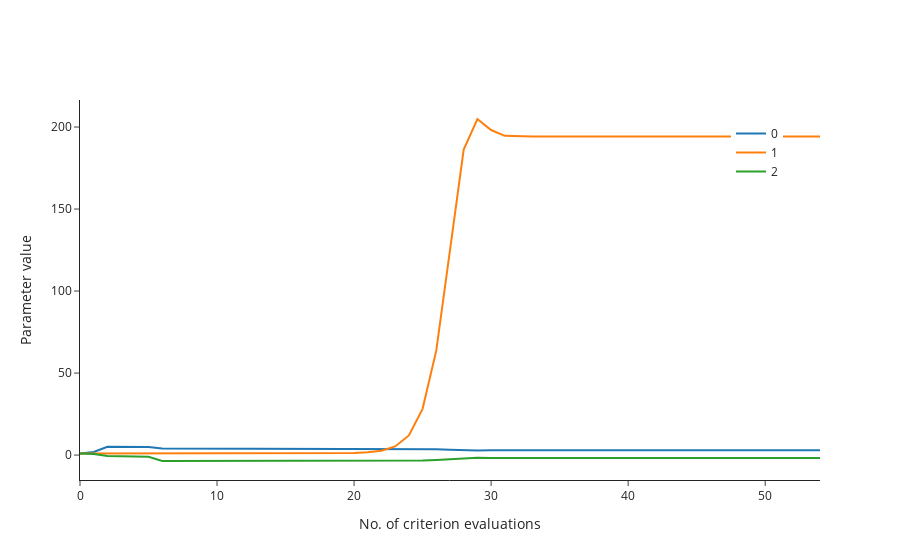

The notebook cell this image was saved under:
### Code cell
fig = em.params_plot(
    res,
    max_evaluations=300,
)
fig.show()
